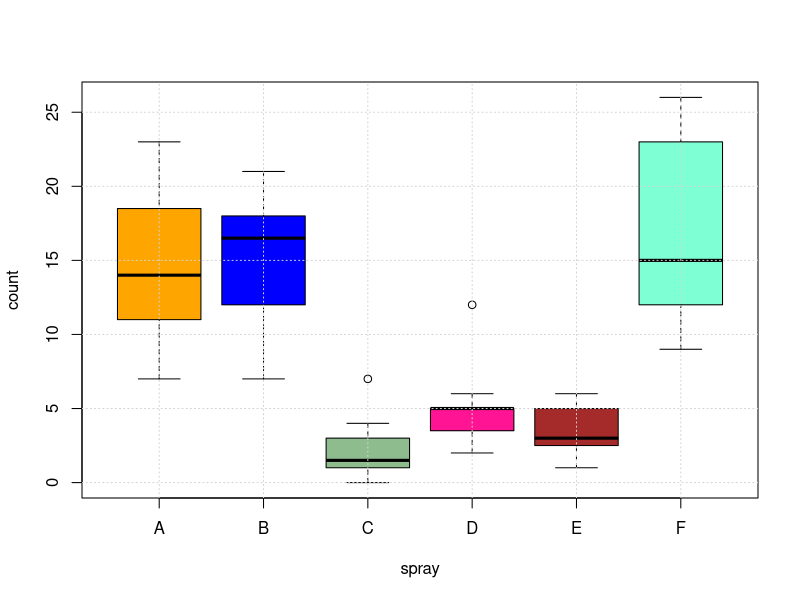

The R script that drew this image:
'We will use the InsectSprays data set that is already contained in R.'

head(InsectSprays)


# a) First we want to determine the average values of the individual sprays. For this purpose we use the R command tapply(...)
tapply(InsectSprays[, 'count'], InsectSprays[, 'spray'], FUN=mean)


# b) Now we want to make a box plot of the data. Since the data is ordered by the column spray, 
# R requires the input boxplot(y ~ x), where y are the values of which R is to take the box plot and x are the names by which the values are to be ordered.
boxplot(count ~ spray, data = InsectSprays, 
        col=c("orange", "blue", "darkseagreen", "deeppink", "brown", "aquamarine")
)
grid()
